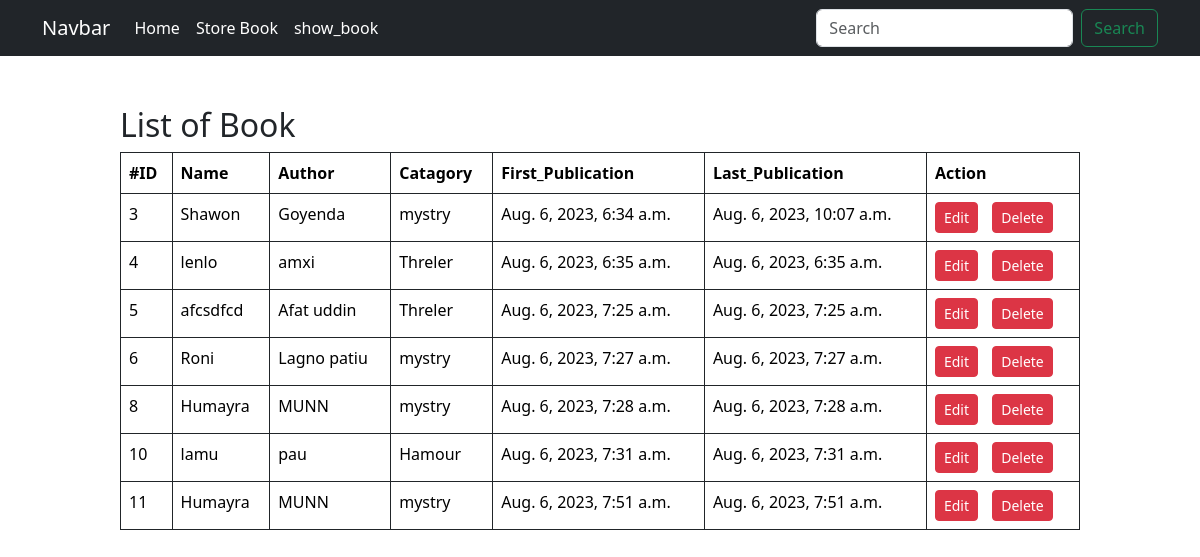
The app's page /show_book/ with its own data.
### first_app/models.py (models this page shows, shortened)
class BookModels(models.Model):
    id = models.IntegerField(primary_key=True)
    name = models.CharField(max_length=30)
    author = models.CharField(max_length=20)
    catagory = models.CharField(max_length=20, choices=CATAGORY)
    first_pub = models.DateTimeField(auto_now_add=True)
    last_pub = models.DateTimeField(auto_now=True)

### first_app/views.py (the view)
# urls.py: path('show_book/', views.show_book, name="show_books"),
def show_book(request):
    book = BookModels.objects.all()
    return render(request, "./show_book.html", {'books': book})

### first_app/templates/show_book.html
{% extends 'base.html' %}
{% block content %}
    <div style="width:80%;margin:50px auto">
        <h2>List of Book</h2>
<table class="table table-bordered border-dark">
  <thead>
    <tr>
      <th scope="col">#ID</th>
      <th scope="col">Name</th>
      <th scope="col">Author</th>
      <th scope="col">Catagory</th>
      <th scope="col">First_Publication</th>
      <th scope="col">Last_Publication</th>
      <th scope="col">Action</th>
    </tr>
  </thead>
  <tbody>
    {% if books %}
    {% for book in books%}
     <tr>
      <td>{{book.id}}</td>
      <td>{{book.name}}</td>
      <td>{{book.author}}</td>
      <td>{{book.catagory}}</td>
      <td>{{book.first_pub}}</td>
      <td>{{book.last_pub}}</td>
      <td><a style="margin-right:5px" class="btn btn-danger btn-sm" href="{% url 'edit_book' id=book.id%}">Edit</a>
        <a  style="margin-left:5px"  class="btn btn-danger btn-sm" href="{% url 'delete_book' id=book.id%}">Delete</a></td>
    </tr>
     {% endfor %}
    {% else %}
    <h2>No Data Available</h2>
    {% endif %}
</table>
    </div>
{% endblock  %}

### first_app/templates/base.html (shortened to what this page needs)
<!doctype html>
<html lang="en">
  <head>
       <link href="https://cdn.jsdelivr.net/npm/bootstrap@5.3.1/dist/css/bootstrap.min.css" rel="stylesheet">
  </head>
  </head>
  <body>
<nav class="navbar navbar-expand-lg bg-dark">
  <div class="container ">
    <a class="navbar-brand text-white" href="#">Navbar</a>
    <div class="collapse navbar-collapse" id="navbarSupportedContent">
      <ul class="navbar-nav me-auto mb-2 mb-lg-0">
        <li class="nav-item">
          <a class="nav-link active text-white" aria-current="page" href="{% url 'homepage' %}">Home</a>
        </li>
        <li class="nav-item">
          <a class="nav-link text-white" href="{% url 'store_book' %}">Store Book</a>
        </li>
        <li class="nav-item">
          <a class="nav-link text-white" href="{% url 'show_books' %}">show_book</a>
        </li>
      </ul>
      <form class="d-flex" role="search">
        <input class="form-control me-2" type="search" placeholder="Search" aria-label="Search">
        <button class="btn btn-outline-success" type="submit">Search</button>
      </form>
    </div>
  </div>
</nav>
{% block  content %}
{% endblock  %}
  </body>
</html>

### records on screen
BookModels: id "3", name "Shawon", author "Goyenda", catagory "mystry", first_pub "Aug. 6, 2023, 6:34 a.m.", last_pub "Aug. 6, 2023, 10:07 a.m."
BookModels: id "4", name "lenlo", author "amxi", catagory "Threler", first_pub "Aug. 6, 2023, 6:35 a.m.", last_pub "Aug. 6, 2023, 6:35 a.m."
BookModels: id "5", name "afcsdfcd", author "Afat uddin", catagory "Threler", first_pub "Aug. 6, 2023, 7:25 a.m.", last_pub "Aug. 6, 2023, 7:25 a.m."
BookModels: id "6", name "Roni", author "Lagno patiu", catagory "mystry", first_pub "Aug. 6, 2023, 7:27 a.m.", last_pub "Aug. 6, 2023, 7:27 a.m."
BookModels: id "8", name "Humayra", author "MUNN", catagory "mystry", first_pub "Aug. 6, 2023, 7:28 a.m.", last_pub "Aug. 6, 2023, 7:28 a.m."
BookModels: id "10", name "lamu", author "pau", catagory "Hamour", first_pub "Aug. 6, 2023, 7:31 a.m.", last_pub "Aug. 6, 2023, 7:31 a.m."
BookModels: id "11", name "Humayra", author "MUNN", catagory "mystry", first_pub "Aug. 6, 2023, 7:51 a.m.", last_pub "Aug. 6, 2023, 7:51 a.m."
